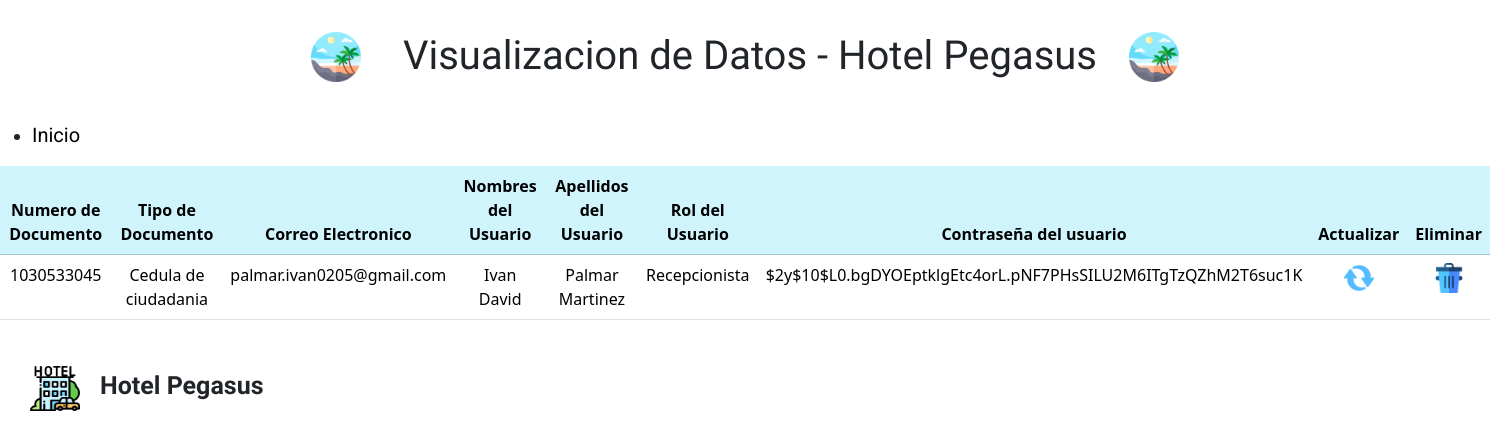
Page /pages/mostrarCliente.php on the committed database.
### tables this page shows
CREATE TABLE `tb_clientes` (
  `numeroDocumento_cli` varchar(10) NOT NULL,
  `codigo_tpD` int(11) NOT NULL,
  `correoElectronico_cli` varchar(200) NOT NULL,
  `nombres_cli` varchar(70) NOT NULL,
  `apellidos_cli` varchar(70) NOT NULL,
  `codigo_rl` int(11) NOT NULL,
  `contrasena_cli` varchar(70) NOT NULL
);

CREATE TABLE `tb_tipodocumento` (
  `codigo_tpD` int(11) NOT NULL,
  `tipo_tpD` varchar(60) NOT NULL,
  `abreviatura_tpD` varchar(10) NOT NULL
);

CREATE TABLE `tb_rol` (
  `codigo_rl` int(11) NOT NULL,
  `tipo_rl` varchar(50) NOT NULL
);

### pages/Conexion.php (called while the page is built)
<?php
class Conexion{
    private static string $driver = 'mysql:host=localhost;port=3307;dbname=hotelpegasusprueba';
    private static string $nombreUsuario = 'root';
    private static string $contrasenaUsuario = '';
    private static $opciones = [
            PDO::MYSQL_ATTR_INIT_COMMAND => "SET NAMES 'utf8mb4'",
            PDO::ATTR_DEFAULT_FETCH_MODE => PDO::FETCH_OBJ
        ];
    public static function conexion(){
        $conexion = new PDO(Conexion::$driver,Conexion::$nombreUsuario,Conexion::$contrasenaUsuario,Conexion::$opciones);
        return $conexion;
    }
}
?>

### pages/usuarioClass.php (the view, shortened to what this page needs)
<?php
require_once('Conexion.php');
class Usuario{
    public function mostrarClientes(){
        $mostrarDatos = Conexion::conexion()->query('SELECT * FROM tb_clientes INNER JOIN tb_rol on tb_rol.codigo_rl = tb_clientes.codigo_rl INNER JOIN tb_tipodocumento on tb_clientes.codigo_tpD = tb_tipodocumento.codigo_tpD');
        $mostrarDatos->setFetchMode(PDO::FETCH_ASSOC);
        $mostrarDatos->execute();
        ?>
        <link href="https://cdn.jsdelivr.net/npm/bootstrap@5.3.2/dist/css/bootstrap.min.css" rel="stylesheet">
        <link rel="stylesheet" href="../css/usuarioClass.css">
        <table class="table">
            <thead class="table-info">
                    <tr>
                        <th scope='col'>Numero de Documento</th>
                        <th scope='col'>Tipo de Documento</th>
                        <th scope='col'>Correo Electronico</th>
                        <th scope='col'>Nombres del Usuario</th>
                        <th scope='col'>Apellidos del Usuario</th>
                        <th scope='col'>Rol del Usuario</th>
                        <th scope='col'>Contraseña del usuario</th>
                        <th scope='col'>Actualizar</th>
                        <th scope='col'>Eliminar</th>
                    </tr>
            </thead>
            <?php while ($fila = $mostrarDatos->fetch()){?>
                <tr>
                    <td><?php echo $fila['numeroDocumento_cli'];?></td>
                    <td><?php echo $fila['tipo_tpD'];?></td>
                    <td><?php echo $fila['correoElectronico_cli'];?></td>
                    <td><?php echo $fila['nombres_cli'];?></td>
                    <td><?php echo $fila['apellidos_cli'];?></td>
                    <td><?php echo $fila['tipo_rl']?></td>
                    <td><?php echo $fila['contrasena_cli']?></td>
                    <td>
                        <a href="updateCliente.php?numeroDocumento_cli='<?php echo $fila['numeroDocumento_cli']?>'"><img src="../img/actualizar.png" alt="imagenActualizar" width="30px" ></a>
                    </td>
                    <td>
                        <a href="deleteCliente.php?numeroDocumento_cli='<?php echo $fila['numeroDocumento_cli'] ?>'"><img src="../img/eliminar.png" alt="imagenEliminar" width='30px'></a>
                    </td>
                </tr>
                <?php } ?>
        </table>
        <?php
    }
}
?>

### css/usuarioClass.css (style rules this page uses)
th { text-align:center; }
td { padding-top: 10px; text-align: center; }

### rows in the picture
tb_clientes: numeroDocumento_cli "1030533045", codigo_tpD.tipo_tpD "Cedula de ciudadania", correoElectronico_cli "palmar.ivan0205@gmail.com", nombres_cli "Ivan David", apellidos_cli "Palmar Martinez", codigo_rl.tipo_rl "Recepcionista", contrasena_cli "$2y$10$L0.bgDYOEptklgEtc4orL.pNF7PHsSILU2M6ITgTzQZhM2T6suc1K"
